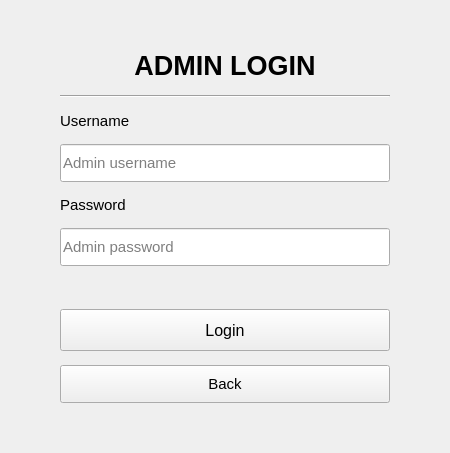
<?xml version="1.0" encoding="UTF-8"?>
<ui version="4.0">
 <class>MainWindow</class>
 <widget class="QMainWindow" name="MainWindow">
  <property name="geometry">
   <rect>
    <x>0</x>
    <y>0</y>
    <width>450</width>
    <height>450</height>
   </rect>
  </property>
  <property name="windowTitle">
   <string>Admin Login - ECHOPLEX</string>
  </property>
  <widget class="QWidget" name="centralwidget">
   <layout class="QVBoxLayout" name="verticalLayout">
    <property name="spacing">
     <number>14</number>
    </property>
    <property name="leftMargin">
     <number>60</number>
    </property>
    <property name="topMargin">
     <number>50</number>
    </property>
    <property name="rightMargin">
     <number>60</number>
    </property>
    <property name="bottomMargin">
     <number>50</number>
    </property>
    <item>
     <widget class="QLabel" name="lbl_title">
      <property name="text">
       <string>ADMIN LOGIN</string>
      </property>
      <property name="alignment">
       <set>Qt::AlignCenter</set>
      </property>
      <property name="font">
       <font>
        <pointsize>20</pointsize>
        <weight>75</weight>
        <bold>true</bold>
       </font>
      </property>
     </widget>
    </item>
    <item>
     <widget class="Line" name="line">
      <property name="orientation">
       <enum>Qt::Horizontal</enum>
      </property>
     </widget>
    </item>
    <item>
     <widget class="QLabel" name="lbl_username">
      <property name="text">
       <string>Username</string>
      </property>
      <property name="font">
       <font>
        <pointsize>11</pointsize>
       </font>
      </property>
     </widget>
    </item>
    <item>
     <widget class="QLineEdit" name="input_username">
      <property name="placeholderText">
       <string>Admin username</string>
      </property>
      <property name="minimumSize">
       <size>
        <width>0</width>
        <height>38</height>
       </size>
      </property>
      <property name="font">
       <font>
        <pointsize>11</pointsize>
       </font>
      </property>
     </widget>
    </item>
    <item>
     <widget class="QLabel" name="lbl_password">
      <property name="text">
       <string>Password</string>
      </property>
      <property name="font">
       <font>
        <pointsize>11</pointsize>
       </font>
      </property>
     </widget>
    </item>
    <item>
     <widget class="QLineEdit" name="input_password">
      <property name="placeholderText">
       <string>Admin password</string>
      </property>
      <property name="echoMode">
       <enum>QLineEdit::Password</enum>
      </property>
      <property name="minimumSize">
       <size>
        <width>0</width>
        <height>38</height>
       </size>
      </property>
      <property name="font">
       <font>
        <pointsize>11</pointsize>
       </font>
      </property>
     </widget>
    </item>
    <item>
     <widget class="QLabel" name="lbl_error">
      <property name="text">
       <string></string>
      </property>
      <property name="alignment">
       <set>Qt::AlignCenter</set>
      </property>
      <property name="font">
       <font>
        <pointsize>10</pointsize>
       </font>
      </property>
     </widget>
    </item>
    <item>
     <spacer name="spacer">
      <property name="orientation">
       <enum>Qt::Vertical</enum>
      </property>
      <property name="sizeHint" stdset="0">
       <size>
        <width>20</width>
        <height>10</height>
       </size>
      </property>
     </spacer>
    </item>
    <item>
     <widget class="QPushButton" name="btn_login">
      <property name="text">
       <string>Login</string>
      </property>
      <property name="minimumSize">
       <size>
        <width>0</width>
        <height>42</height>
       </size>
      </property>
      <property name="font">
       <font>
        <pointsize>12</pointsize>
       </font>
      </property>
     </widget>
    </item>
    <item>
     <widget class="QPushButton" name="btn_back">
      <property name="text">
       <string>Back</string>
      </property>
      <property name="minimumSize">
       <size>
        <width>0</width>
        <height>38</height>
       </size>
      </property>
      <property name="font">
       <font>
        <pointsize>11</pointsize>
       </font>
      </property>
     </widget>
    </item>
   </layout>
  </widget>
 </widget>
 <resources/>
 <connections/>
</ui>
